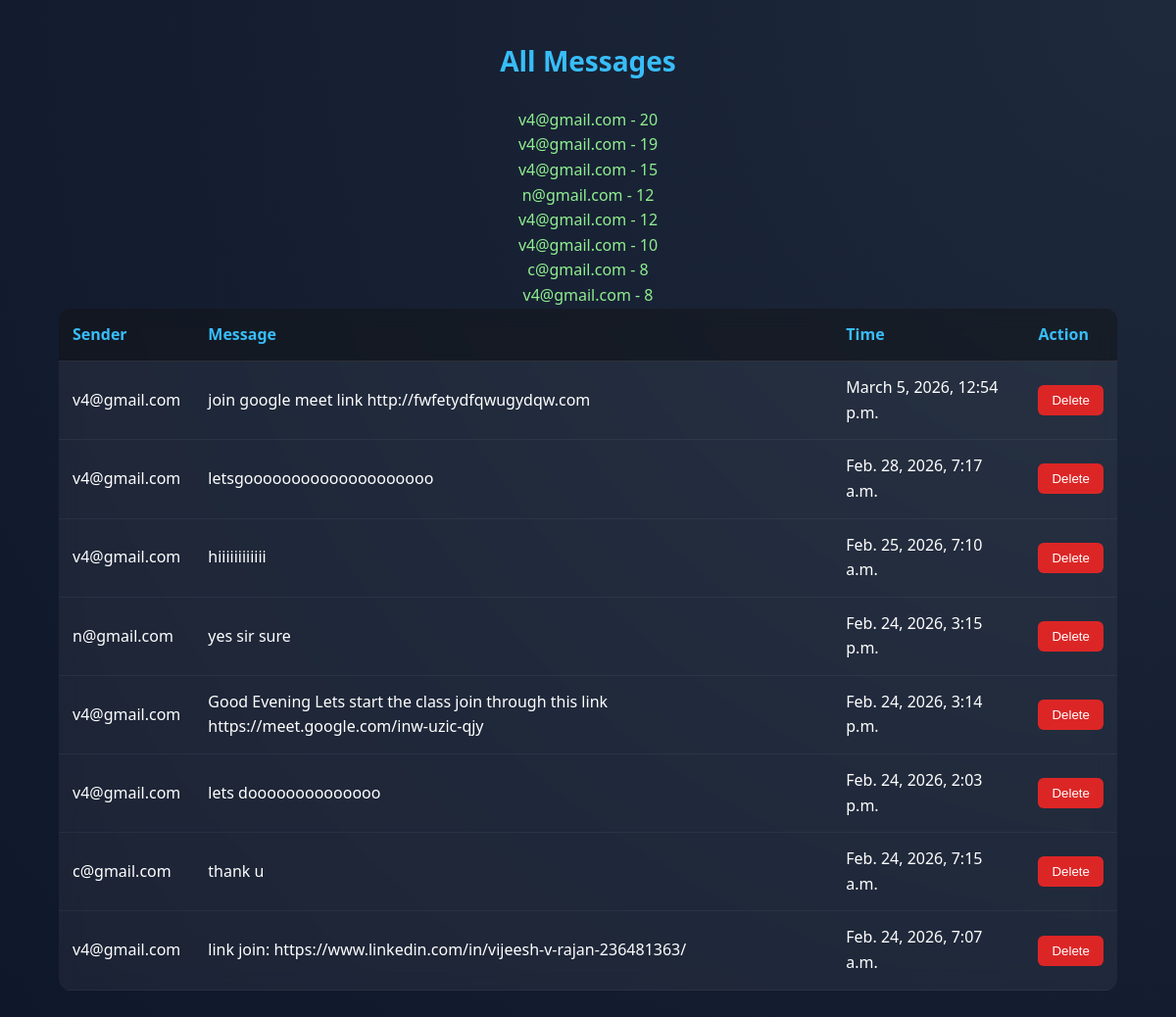
/dashboard/messages/ (signed in), run on the app's committed database.
### skillapp/models.py (models this page shows, shortened)
class Message(models.Model):
    swap = models.ForeignKey(
        SwapRequest,
        on_delete=models.CASCADE,
        related_name="messages"
    )
    sender = models.ForeignKey(User, on_delete=models.CASCADE)
    text = models.TextField()
    timestamp = models.DateTimeField(auto_now_add=True)
    def __str__(self):
        return f"{self.sender.email} - {self.swap.id}"

class SwapRequest(models.Model):
    STATUS_CHOICES = (
        ("Pending", "Pending"),
        ("Accepted", "Accepted"),
        ("Completed", "Completed"),
        ("Rejected", "Rejected"),
    )
    requester = models.ForeignKey(
        User,
        on_delete=models.CASCADE,
        related_name="sent_requests"
    )
    provider = models.ForeignKey(
        User,
        on_delete=models.CASCADE,
        related_name="received_requests"
    )
    skill = models.ForeignKey(Skill, on_delete=models.CASCADE)
    duration = models.IntegerField(default=1)
    status = models.CharField(max_length=20, choices=STATUS_CHOICES, default="Pending")
    created_at = models.DateTimeField(default=timezone.now)

### skillapp/views.py (the view)
# urls.py: path("dashboard/messages/", views.admin_messages, name="admin_messages"),
@login_required
def admin_messages(request):
    if not request.user.is_superuser:
        return redirect("home")
    messages_list = Message.objects.all().order_by("-timestamp")
    return render(request, "admin_messages.html", {"messages": messages_list})

### skillapp/templates/admin_messages.html (shortened to what this page needs)
{% load static %}
<!DOCTYPE html>
<html>
<head>
    <link rel="stylesheet" href="{% static 'style.css' %}">
</head>
<body>
<div class="admin-container">
    <h2 class="admin-title">All Messages</h2>
    {% if messages %}
        {% for message in messages %}
            <p style="color:lightgreen; text-align:center;">
                {{ message }}
            </p>
        {% endfor %}
    {% endif %}
    <table class="admin-table">
        <thead>
            <tr>
                <th>Sender</th>
                <th>Message</th>
                <th>Time</th>
                <th>Action</th>
            </tr>
        </thead>
        <tbody>
            {% for msg in messages %}
                <tr>
                    <td>{{ msg.sender.email }}</td>
                    <td>{{ msg.text }}</td>
                    <td>{{ msg.timestamp }}</td>
                    <td>
                        <form method="POST" action="{% url 'delete_message' msg.id %}">
                            <button type="submit" class="delete-btn">
                                Delete
                            </button>
                        </form>
                    </td>
                </tr>
            {% empty %}
                <tr>
                    <td colspan="4" style="text-align:center;">
                        No messages found
                    </td>
                </tr>
            {% endfor %}
        </tbody>
    </table>
</div>
</body>
</html>

### skillapp/static/style.css (style rules this page uses)
* { margin: 0; padding: 0; box-sizing: border-box; }
body { font-family: 'Segoe UI', sans-serif; min-height: 100vh; display: flex; flex-direction: column; color: white; background: linear-gradient(135deg, #0f2027, #203a43, #2c5364); }
:root { --primary: #38bdf8; --primary-dark: #0ea5e9; --bg-dark: #0f172a; --glass: rgba(255, 255, 255, 0.03); --glass-border: rgba(255, 255, 255, 0.1); }
body { background: radial-gradient(circle at top right, #1e293b, #0f172a); color: #f1f5f9; line-height: 1.6; }
.admin-container { width: 90%; margin: 40px auto; }
.admin-title { text-align: center; font-size: 28px; margin-bottom: 25px; color: #38bdf8; }
.admin-table { width: 100%; border-collapse: collapse; background: rgba(255, 255, 255, 0.05); border-radius: 12px; overflow: hidden; backdrop-filter: blur(10px); }
.admin-table thead { background: rgba(0, 0, 0, 0.4); }
.admin-table th { padding: 14px; text-align: left; font-weight: 600; color: #38bdf8; border-bottom: 1px solid rgba(255,255,255,0.1); }
.admin-table td { padding: 14px; border-bottom: 1px solid rgba(255,255,255,0.05); color: white; }
.delete-btn { background: #dc2626; border: none; padding: 8px 14px; color: white; border-radius: 6px; cursor: pointer; transition: 0.3s; }

### data on the page
Message: sender+swap "v4@gmail.com - 20", sender.email "v4@gmail.com", text "join google meet link http://fwfetydfqwugydqw.com", timestamp "March 5, 2026, 12:54 p.m."
Message: sender+swap "v4@gmail.com - 19", sender.email "v4@gmail.com", text "letsgoooooooooooooooooooo", timestamp "Feb. 28, 2026, 7:17 a.m."
Message: sender+swap "v4@gmail.com - 15", sender.email "v4@gmail.com", text "hiiiiiiiiiiii", timestamp "Feb. 25, 2026, 7:10 a.m."
Message: sender+swap "n@gmail.com - 12", sender.email "n@gmail.com", text "yes sir sure", timestamp "Feb. 24, 2026, 3:15 p.m."
Message: sender+swap "v4@gmail.com - 12", sender.email "v4@gmail.com", text "Good Evening Lets start the class join through this link https://meet.google.com/inw-uzic-qjy", timestamp "Feb. 24, 2026, 3:14 p.m."
Message: sender+swap "v4@gmail.com - 10", sender.email "v4@gmail.com", text "lets doooooooooooooo", timestamp "Feb. 24, 2026, 2:03 p.m."
Message: sender+swap "c@gmail.com - 8", sender.email "c@gmail.com", text "thank u", timestamp "Feb. 24, 2026, 7:15 a.m."
Message: sender+swap "v4@gmail.com - 8", sender.email "v4@gmail.com", text "link join: https://www.linkedin.com/in/vijeesh-v-rajan-236481363/", timestamp "Feb. 24, 2026, 7:07 a.m."
